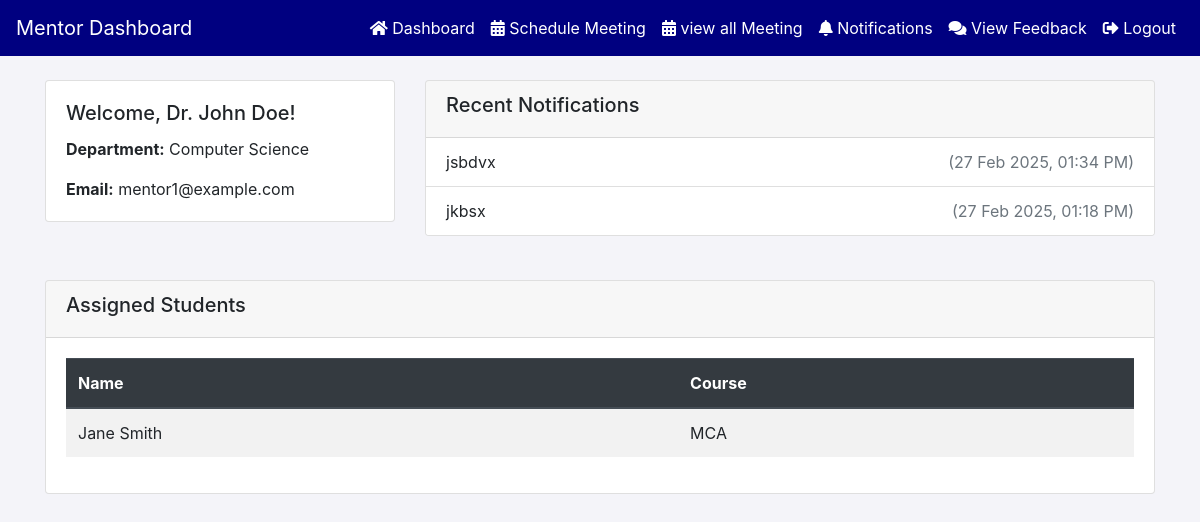
Page /mentor_dashboard.php (signed in) on the committed database.
### tables this page shows
CREATE TABLE `mentors` (
  `mentor_id` int(11) NOT NULL,
  `user_id` int(11) NOT NULL,
  `name` varchar(100) NOT NULL,
  `department` varchar(100) DEFAULT NULL,
  `contact_number` varchar(15) DEFAULT NULL,
  `email` varchar(100) DEFAULT NULL,
  `specialization` text DEFAULT NULL
);

CREATE TABLE `notifications` (
  `notification_id` int(11) NOT NULL,
  `user_id` int(11) NOT NULL,
  `message` text NOT NULL,
  `notification_type` enum('meeting','feedback','general') DEFAULT NULL,
  `sent_at` timestamp NOT NULL DEFAULT current_timestamp()
);

CREATE TABLE `students` (
  `student_id` int(11) NOT NULL,
  `user_id` int(11) NOT NULL,
  `name` varchar(100) NOT NULL,
  `date_of_birth` date DEFAULT NULL,
  `gender` enum('male','female','other') DEFAULT NULL,
  `course` varchar(100) DEFAULT NULL,
  `contact_number` varchar(15) DEFAULT NULL,
  `mentor_id` int(11) DEFAULT NULL,
  `academic_performance` text DEFAULT NULL,
  `last_submitted` timestamp NULL DEFAULT NULL
);

### mentor_dashboard.php (the view, shortened to what this page needs)
<?php
require_once 'db_connection.php';
$user_id = $_SESSION['user_id'];
$stmt = $conn->prepare("SELECT mentor_id, name, department, email FROM mentors WHERE user_id = ?");
$stmt->bind_param('i', $user_id);
$stmt->execute();
$mentor = $stmt->get_result()->fetch_assoc();
$mentor_id = $mentor['mentor_id'];
$stmt = $conn->prepare("SELECT name, course FROM students WHERE mentor_id = ?");
$stmt->bind_param('i', $mentor_id);
$stmt->execute();
$students = $stmt->get_result();
$stmt = $conn->prepare("SELECT message, sent_at FROM notifications WHERE user_id = ? ORDER BY sent_at DESC");
$stmt->bind_param('i', $user_id);
$stmt->execute();
$notifications = $stmt->get_result();
?>
<!DOCTYPE html>
<html lang="en">
<head>
    <link rel="stylesheet" href="https://maxcdn.bootstrapcdn.com/bootstrap/4.5.2/css/bootstrap.min.css">
    <link rel="stylesheet" href="https://cdnjs.cloudflare.com/ajax/libs/font-awesome/5.15.4/css/all.min.css">
</head>
<body>
<nav class="navbar navbar-expand-lg navbar-dark">
    <a class="navbar-brand" href="#">Mentor Dashboard</a>
    <div class="collapse navbar-collapse" id="navbarNav">
        <ul class="navbar-nav ml-auto">
        <li class="nav-item">
                <a class="nav-link" href="mentor_dashboard.php"><i class="fas fa-home"></i> Dashboard</a>
            </li>
            <li class="nav-item active">
                <a class="nav-link" href="schedule_meeting.php"><i class="fas fa-calendar-alt"></i> Schedule Meeting</a>
            </li>
            <li class="nav-item active">
                <a class="nav-link" href="view_meetings.php"><i class="fas fa-calendar-alt"></i> view all Meeting</a>
            </li>
            <li class="nav-item">
                <a class="nav-link" href="manage_notifications.php"><i class="fas fa-bell"></i> Notifications</a>
            </li>
            <li class="nav-item">
                <a class="nav-link" href="view_feedbacks.php"><i class="fas fa-comments"></i> View Feedback</a>
            </li>
            <li class="nav-item">
                <a class="nav-link" href="logout.php"><i class="fas fa-sign-out-alt"></i> Logout</a>
            </li>
        </ul>
    </div>
</nav>
<div class="container mt-4">
    <div class="row">
        <div class="col-md-4">
            <div class="card">
                <div class="card-body">
                    <h5 class="card-title">Welcome, <?php echo htmlspecialchars($mentor['name']); ?>!</h5>
                    <p class="card-text"><strong>Department:</strong> <?php echo htmlspecialchars($mentor['department']); ?></p>
                    <p class="card-text"><strong>Email:</strong> <?php echo htmlspecialchars($mentor['email']); ?></p>
                </div>
            </div>
        </div>
        <div class="col-md-8">
            <div class="card">
                <div class="card-header"><h5>Recent Notifications</h5></div>
                <ul class="list-group list-group-flush">
                    <?php while ($notification = $notifications->fetch_assoc()): ?>
                        <li class="list-group-item">
                            <?php echo htmlspecialchars($notification['message']); ?>
                            <span class="text-muted float-right">(<?php echo date('d M Y, h:i A', strtotime($notification['sent_at'])); ?>)</span>
                        </li>
                    <?php endwhile; ?>
                </ul>
            </div>
        </div>
    </div>
    <div class="row mt-4">
        <div class="col-12">
            <div class="card">
                <div class="card-header"><h5>Assigned Students</h5></div>
                <div class="card-body">
                    <table class="table table-striped">
                        <thead class="thead-dark">
                            <tr>
                                <th>Name</th>
                                <th>Course</th>
                            </tr>
                        </thead>
                        <tbody>
                            <?php while ($student = $students->fetch_assoc()): ?>
                                <tr>
                                    <td><?php echo htmlspecialchars($student['name']); ?></td>
                                    <td><?php echo htmlspecialchars($student['course']); ?></td>
                                </tr>
                            <?php endwhile; ?>
                        </tbody>
                    </table>
                </div>
            </div>
        </div>
    </div>
</div>
</body>
</html>

### mentor_dashboard.php (style rules this page uses)
body { background-color: #f4f4f9; }
.navbar { background-color: navy; }
.navbar-brand, .nav-link { color: white !important; }
.card { margin-bottom: 20px; }

### rows in the picture
mentors: name "Dr. John Doe", department "Computer Science", email "mentor1@example.com"
notifications: message "jsbdvx", sent_at "27 Feb 2025, 01:34 PM"
notifications: message "jkbsx", sent_at "27 Feb 2025, 01:18 PM"
students: name "Jane Smith", course "MCA"
